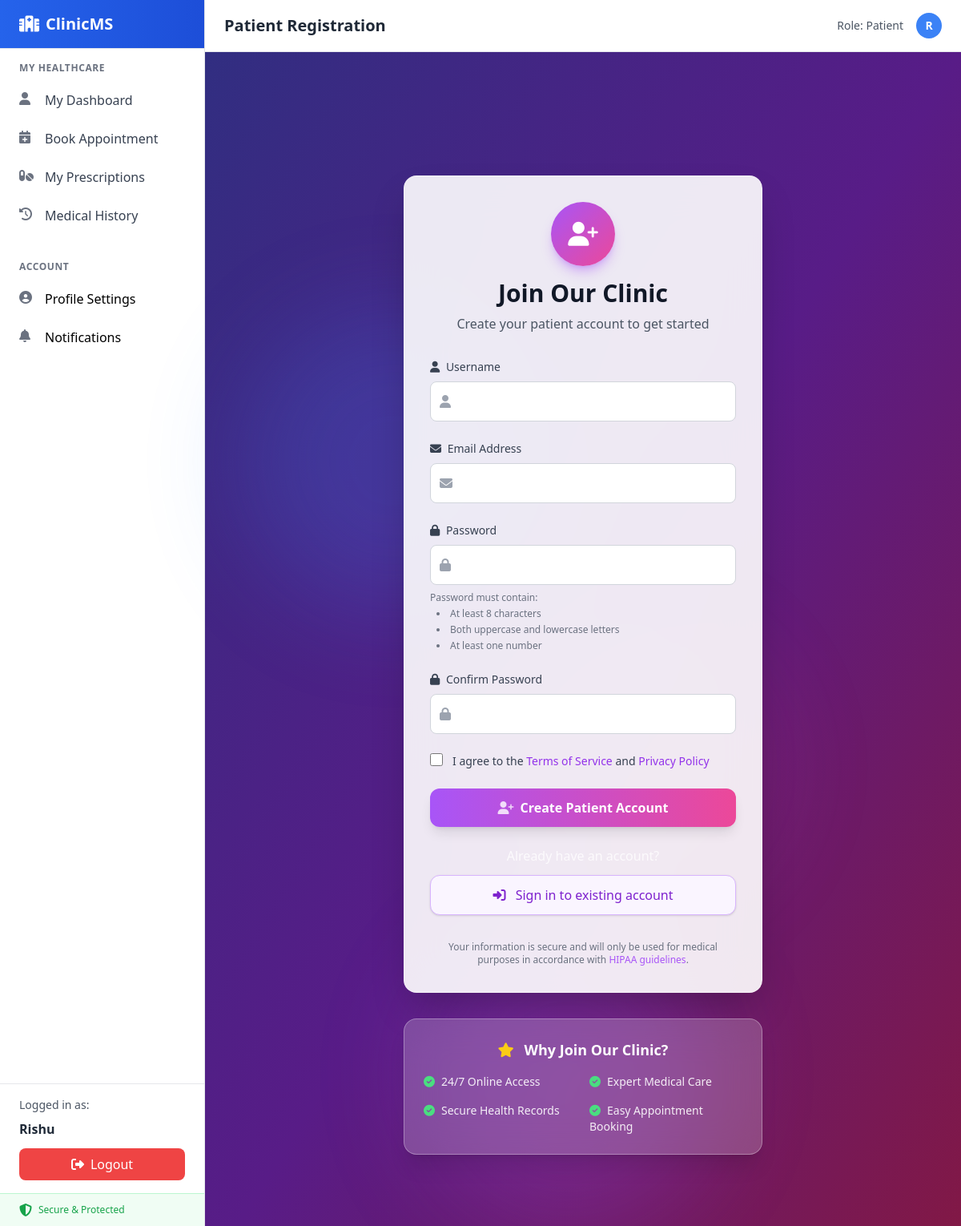
The page /register/ (signed in) on the database its author committed.
### users/models.py (models this page shows, shortened)
class User(AbstractUser):
    ROLE_CHOICES = [
        ('admin', 'Admin'),
        ('doctor', 'Doctor'),
        ('patient', 'Patient'),
    ]
    role = models.CharField(max_length=10, choices=ROLE_CHOICES, default="patient")
    specialization = models.CharField(max_length=100, blank=True, null=True)  # Only for doctors

### users/views.py (the view)
# urls.py: path("register/", user_views.register_patient, name="register_patient"),
def register_patient(request):
    doctors = User.objects.filter(role="doctor")
    if request.method == "POST":
        form = RegisterForm(request.POST)
        if form.is_valid():
            user = form.save(commit=False)
            user.role = "patient"  # Set role to patient
            user.save()
            raw_password = form.cleaned_data.get("password1")
            user = authenticate(username=user.username, password=raw_password)
            if user is not None:
                login(request, user, backend="django.contrib.auth.backends.ModelBackend")
                return redirect("dashboard_patient")
    else:
        form = RegisterForm()
    return render(request, "users/register_patient.html", {"form": form, "doctors": doctors})

### users/forms.py
class RegisterForm(UserCreationForm):
    email = forms.EmailField(required=True)
    class Meta:
        model = User
        fields = ["username", "email", "password1", "password2"]
    def __init__(self, *args, **kwargs):
        super().__init__(*args, **kwargs)
        for visible in self.visible_fields():
            visible.field.widget.attrs.update({
                "class": "w-full px-3 py-2 border rounded-lg focus:outline-none focus:ring-2 focus:ring-blue-400"
            })
            visible.label = ""  # hide default Django labels

### users/templates/users/register_patient.html (shortened to what this page needs)
{% extends "base.html" %}
{% load widget_tweaks %}
{% block header %}Patient Registration{% endblock %}
{% block content %}
<div
  class="relative min-h-screen flex items-center justify-center bg-gradient-to-br from-indigo-900 via-purple-900 to-pink-900 -m-6 p-6"
>
  <div class="fixed inset-0 overflow-hidden pointer-events-none">
    <div class="absolute top-1/4 left-1/4 w-96 h-96 bg-blue-500 rounded-full opacity-20 blur-3xl animate-pulse"></div>
    <div class="absolute top-3/4 right-1/4 w-96 h-96 bg-purple-500 rounded-full opacity-20 blur-3xl animate-pulse delay-1000"></div>
  </div>
  <div class="relative z-10 max-w-md w-full animate-slide-up">
    <div class="bg-white/90 backdrop-blur-xl rounded-2xl shadow-2xl p-8 border border-white/30">
      <div class="text-center mb-8">
        <div class="bg-gradient-to-br from-purple-500 to-pink-500 p-4 rounded-full w-20 h-20 mx-auto mb-4 flex items-center justify-center shadow-lg shadow-purple-500/40 animate-float">
          <i class="fa-solid fa-user-plus text-white text-3xl"></i>
        </div>
        <h2 class="text-3xl font-bold text-gray-900 mb-2">Join Our Clinic</h2>
        <p class="text-gray-600">Create your patient account to get started</p>
      </div>
      <form method="post" class="space-y-6">
        <div class="animate-slide-up delay-100">
          <label for="id_username" class="block text-sm font-medium text-gray-700 mb-2">
            <i class="fa-solid fa-user mr-1"></i> Username
          </label>
          <div class="relative">
            {{ form.username|add_class:"w-full px-4 py-3 border border-gray-300 rounded-lg focus:ring-2 focus:ring-purple-500 focus:border-purple-500 transition duration-200 pl-11" }}
            <div class="absolute inset-y-0 left-0 pl-3 flex items-center pointer-events-none">
            </div>
          </div>
        </div>
        <div class="animate-slide-up delay-200">
          <label for="id_email" class="block text-sm font-medium text-gray-700 mb-2">
            <i class="fa-solid fa-envelope mr-1"></i> Email Address
          </label>
          <div class="relative">
            {{ form.email|add_class:"w-full px-4 py-3 border border-gray-300 rounded-lg focus:ring-2 focus:ring-purple-500 focus:border-purple-500 transition duration-200 pl-11" }}
            <div class="absolute inset-y-0 left-0 pl-3 flex items-center pointer-events-none">
            </div>
          </div>
        </div>
        <div class="animate-slide-up delay-300">
          <label for="id_password1" class="block text-sm font-medium text-gray-700 mb-2">
            <i class="fa-solid fa-lock mr-1"></i> Password
          </label>
          <div class="relative">
            {{ form.password1|add_class:"w-full px-4 py-3 border border-gray-300 rounded-lg focus:ring-2 focus:ring-purple-500 focus:border-purple-500 transition duration-200 pl-11" }}
            <div class="absolute inset-y-0 left-0 pl-3 flex items-center pointer-events-none">
            </div>
          </div>
          <div class="mt-2 text-xs text-gray-500">
            <p class="mb-1">Password must contain:</p>
            <ul class="list-disc list-inside space-y-1 pl-2">
              <li>At least 8 characters</li>
              <li>Both uppercase and lowercase letters</li>
              <li>At least one number</li>
            </ul>
          </div>
        </div>
        <div class="animate-slide-up delay-400">
          <label for="id_password2" class="block text-sm font-medium text-gray-700 mb-2">
            <i class="fa-solid fa-lock mr-1"></i> Confirm Password
          </label>
          <div class="relative">
            {{ form.password2|add_class:"w-full px-4 py-3 border border-gray-300 rounded-lg focus:ring-2 focus:ring-purple-500 focus:border-purple-500 transition duration-200 pl-11" }}
            <div class="absolute inset-y-0 left-0 pl-3 flex items-center pointer-events-none">
            </div>
          </div>
        </div>
        <div class="flex items-start animate-slide-up delay-500">
          <input id="terms" name="terms" type="checkbox" class="focus:ring-purple-500 h-4 w-4 text-purple-600 border-gray-300 rounded" required />
          <label for="terms" class="ml-3 text-sm text-gray-700">
            I agree to the
            <a href="#" class="text-purple-600 hover:underline">Terms of Service</a>
            and
            <a href="#" class="text-purple-600 hover:underline">Privacy Policy</a>
          </label>
        </div>
        <button type="submit" class="w-full py-3 px-4 rounded-xl font-semibold text-white bg-gradient-to-r from-purple-500 to-pink-500 hover:from-purple-600 hover:to-pink-600 shadow-lg hover:shadow-xl transform hover:scale-105 transition-all duration-300 flex justify-center items-center group">
          <i class="fa-solid fa-user-plus mr-2 text-white/80 group-hover:text-white"></i>
          Create Patient Account
        </button>
      </form>
      <div class="mt-6 text-center">
        <p class="text-white/80 mb-3">Already have an account?</p>
        <a href="{% url 'login' %}?role=patient" class="inline-block w-full py-3 px-4 rounded-xl font-medium text-purple-700 bg-purple-50 hover:bg-purple-100 border border-purple-300 shadow transition">
          <i class="fa-solid fa-sign-in-alt mr-2"></i> Sign in to existing account
        </a>
      </div>
      <p class="mt-8 text-xs text-gray-500 text-center">
        Your information is secure and will only be used for medical purposes in accordance with
        <a href="#" class="text-purple-500 hover:underline">HIPAA guidelines</a>.
      </p>
    </div>
    <div class="mt-8 bg-white/20 backdrop-blur-xl rounded-2xl p-6 border border-white/30 shadow-xl animate-slide-up delay-700">
      <h3 class="text-lg font-bold text-white text-center mb-4">
        <i class="fa-solid fa-star text-yellow-400 mr-2"></i> Why Join Our Clinic?
      </h3>
      <div class="grid grid-cols-1 sm:grid-cols-2 gap-4 text-sm text-white/90">
        <div><i class="fa-solid fa-check-circle text-green-400 mr-2"></i>24/7 Online Access</div>
        <div><i class="fa-solid fa-check-circle text-green-400 mr-2"></i>Expert Medical Care</div>
        <div><i class="fa-solid fa-check-circle text-green-400 mr-2"></i>Secure Health Records</div>
        <div><i class="fa-solid fa-check-circle text-green-400 mr-2"></i>Easy Appointment Booking</div>
      </div>
    </div>
  </div>
</div>
{% endblock %}

### users/templates/base.html (shortened to what this page needs)
<!DOCTYPE html>
<html lang="en">
  <head>
    <script src="https://cdn.tailwindcss.com"></script>
  </head>
  <body class="bg-gray-100 font-sans">
    <div class="flex h-screen">
      <aside class="w-64 bg-white shadow-lg border-r border-gray-200 flex flex-col">
        <div class="px-6 py-4 border-b border-gray-200 bg-gradient-to-r from-blue-600 to-blue-700">
          <div class="flex items-center space-x-2 text-white">
            <i class="fa-solid fa-hospital text-xl"></i>
            <span class="text-xl font-bold">ClinicMS</span>
          </div>
        </div>
        <nav class="flex-1 overflow-y-auto">
          <ul class="py-2">
            {% if user.is_authenticated %}
              {% if user.role == "admin" %}
                <li class="px-6 py-2 text-xs font-semibold text-gray-500 uppercase tracking-wider">Administration</li>
                <li>
                  <a href="{% url 'dashboard_admin' %}" class="flex items-center px-6 py-3 text-gray-700 hover:bg-gray-50 hover:text-blue-600 transition-colors duration-200">
                    <i class="fa-solid fa-tachometer-alt w-5 h-5 mr-3 text-gray-500"></i>
                    <span>Dashboard</span>
                  </a>
                </li>
                <li>
                  <a href="/admin/" class="flex items-center px-6 py-3 text-gray-700 hover:bg-gray-50 hover:text-blue-600 transition-colors duration-200">
                    <i class="fa-solid fa-user-gear w-5 h-5 mr-3 text-gray-500"></i>
                    <span>Admin Panel</span>
                    <span class="ml-auto bg-blue-500 text-white text-xs px-2 py-1 rounded-full">NEW</span>
                  </a>
                </li>
                <li class="nav-group">
                  <a href="#" class="nav-group-toggle flex items-center px-6 py-3 text-gray-700 hover:bg-gray-50 hover:text-blue-600 transition-colors duration-200" onclick="toggleDropdown(this, event)">
                    <i class="fa-solid fa-users w-5 h-5 mr-3 text-gray-500"></i>
                    <span>User Management</span>
                    <i class="fa-solid fa-chevron-down ml-auto text-xs transition-transform duration-200"></i>
                  </a>
                  <ul class="nav-group-items hidden bg-gray-50">
                    <li>
                      <a href="#" class="flex items-center px-6 py-2 pl-12 text-sm text-gray-600 hover:text-blue-600 transition-colors duration-200">
                        <span class="w-2 h-2 bg-gray-400 rounded-full mr-3"></span>
                        <span>Manage Doctors</span>
                      </a>
                    </li>
                    <li>
                      <a href="#" class="flex items-center px-6 py-2 pl-12 text-sm text-gray-600 hover:text-blue-600 transition-colors duration-200">
                        <span class="w-2 h-2 bg-gray-400 rounded-full mr-3"></span>
                        <span>Manage Patients</span>
                      </a>
                    </li>
                  </ul>
                </li>
                <li>
                  <a href="#" class="flex items-center px-6 py-3 text-gray-700 hover:bg-gray-50 hover:text-blue-600 transition-colors duration-200">
                    <i class="fa-solid fa-chart-bar w-5 h-5 mr-3 text-gray-500"></i>
                    <span>Analytics</span>
                  </a>
                </li>
              {% elif user.role == "patient" %}
                <li class="px-6 py-2 text-xs font-semibold text-gray-500 uppercase tracking-wider">My Healthcare</li>
                <li>
                  <a href="{% url 'dashboard_patient' %}" class="flex items-center px-6 py-3 text-gray-700 hover:bg-gray-50 hover:text-purple-600 transition-colors duration-200">
                    <i class="fa-solid fa-user w-5 h-5 mr-3 text-gray-500"></i>
                    <span>My Dashboard</span>
                  </a>
                </li>
                <li>
                  <a href="{% url 'appointments:book_appointment' %}" class="flex items-center px-6 py-3 text-gray-700 hover:bg-gray-50 hover:text-purple-600 transition-colors duration-200">
                    <i class="fa-solid fa-calendar-plus w-5 h-5 mr-3 text-gray-500"></i>
                    <span>Book Appointment</span>
                  </a>
                </li>
                <a href="{% url 'patient_prescriptions' %}" class="flex items-center px-6 py-3 text-gray-700 hover:bg-gray-50 hover:text-purple-600 transition-colors duration-200">
                  <i class="fa-solid fa-pills w-5 h-5 mr-3 text-gray-500"></i>
                  <span>My Prescriptions</span>
                </a>
                <li>
                  <a href="{% url 'patient_medical_history' %}" class="flex items-center px-6 py-3 text-gray-700 hover:bg-gray-50 hover:text-purple-600 transition-colors duration-200">
                    <i class="fa-solid fa-history w-5 h-5 mr-3 text-gray-500"></i>
                    <span>Medical History</span>
                  </a>
                </li>
              {% endif %}
              <li class="px-6 py-2 text-xs font-semibold text-gray-500 uppercase tracking-wider mt-6">Account</li>
              {% if user.role == "doctor" %}
                <li>
                  <a href="{% url 'doctor_profile' %}" class="flex items-center px-6 py-3 ...">
                    <i class="fa-solid fa-user-circle w-5 h-5 mr-3 text-gray-500"></i>
                    <span>Profile Settings</span>
                  </a>
                </li>
                <li>
                  <a href=" #" id="notification-link" class="flex items-center px-6 py-3 ...">
                    <i class="fa-solid fa-bell w-5 h-5 mr-3 text-gray-500"></i>
                    <span>Notifications</span>
                    <span id="notification-count" class="ml-auto bg-yellow-500 text-white text-xs px-2 py-1 rounded-full hidden">0</span>
                  </a>
                </li>
              {% elif user.role == "patient" %}
                <li>
                  <a href="{% url 'patient_profile' %}" class="flex items-center px-6 py-3 ...">
                    <i class="fa-solid fa-user-circle w-5 h-5 mr-3 text-gray-500"></i>
                    <span>Profile Settings</span>
                  </a>
                </li>
                <li>
                  <button type="button" id="notification-link" class="flex items-center px-6 py-3 w-full text-left">
                    <i class="fa-solid fa-bell w-5 h-5 mr-3 text-gray-500"></i>
                    <span>Notifications</span>
                  </button>
                </li>
              {% endif %}
            {% endif %}
          </ul>
        </nav>
        <div class="border-t border-gray-200 mt-auto">
          {% if user.is_authenticated %}
            <div class="px-6 py-4">
              <div class="text-sm text-gray-600 mb-2">Logged in as:</div>
              <div class="font-semibold text-gray-800 mb-3">{{ user.username }}</div>
              <a
                href="{% url 'logout' %}"
                class="flex items-center justify-center w-full bg-red-500 hover:bg-red-600 text-white py-2 px-4 rounded-lg transition-colors duration-200"
              >
                <i class="fa-solid fa-sign-out-alt mr-2"></i>
                Logout
              </a>
            </div>
          {% endif %}
          <div class="px-6 py-3 bg-green-50 border-t border-green-200">
            <div class="flex items-center text-green-600">
              <i class="fa-solid fa-shield-alt w-4 h-4 mr-2"></i>
              <span class="text-xs font-medium">Secure & Protected</span>
            </div>
          </div>
        </div>
      </aside>
      <main class="flex-1 flex flex-col">
        <header class="bg-white shadow-sm border-b border-gray-200 px-6 py-4 flex justify-between items-center">
          <h1 class="text-xl font-semibold text-gray-800">
            {% block header %}{% endblock %}
          </h1>
          {% if user.is_authenticated %}
          <div class="flex items-center space-x-4">
            <span class="text-sm text-gray-600">Role: {{ user.role|title }}</span>
            <div class="w-8 h-8 bg-blue-500 rounded-full flex items-center justify-center">
              <span class="text-white text-sm font-semibold">{{ user.username|first|upper }}</span>
            </div>
          </div>
          {% endif %}
        </header>
        <div class="flex-1 overflow-y-auto p-6">
          {% block content %}{% endblock %}
        </div>
      </main>
    </div>
  </body>
</html>

### rows shown on the page
User: username "Rishu", role "Patient", username|first "R"
